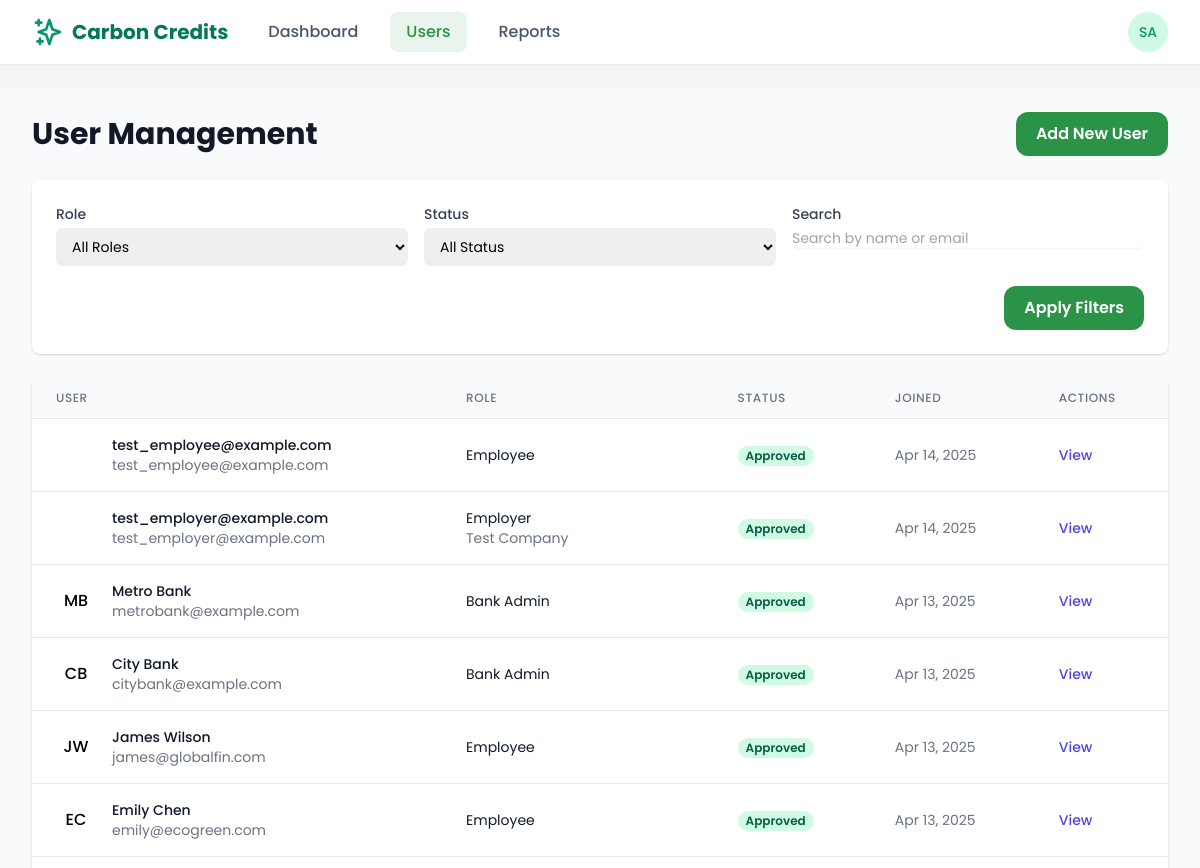
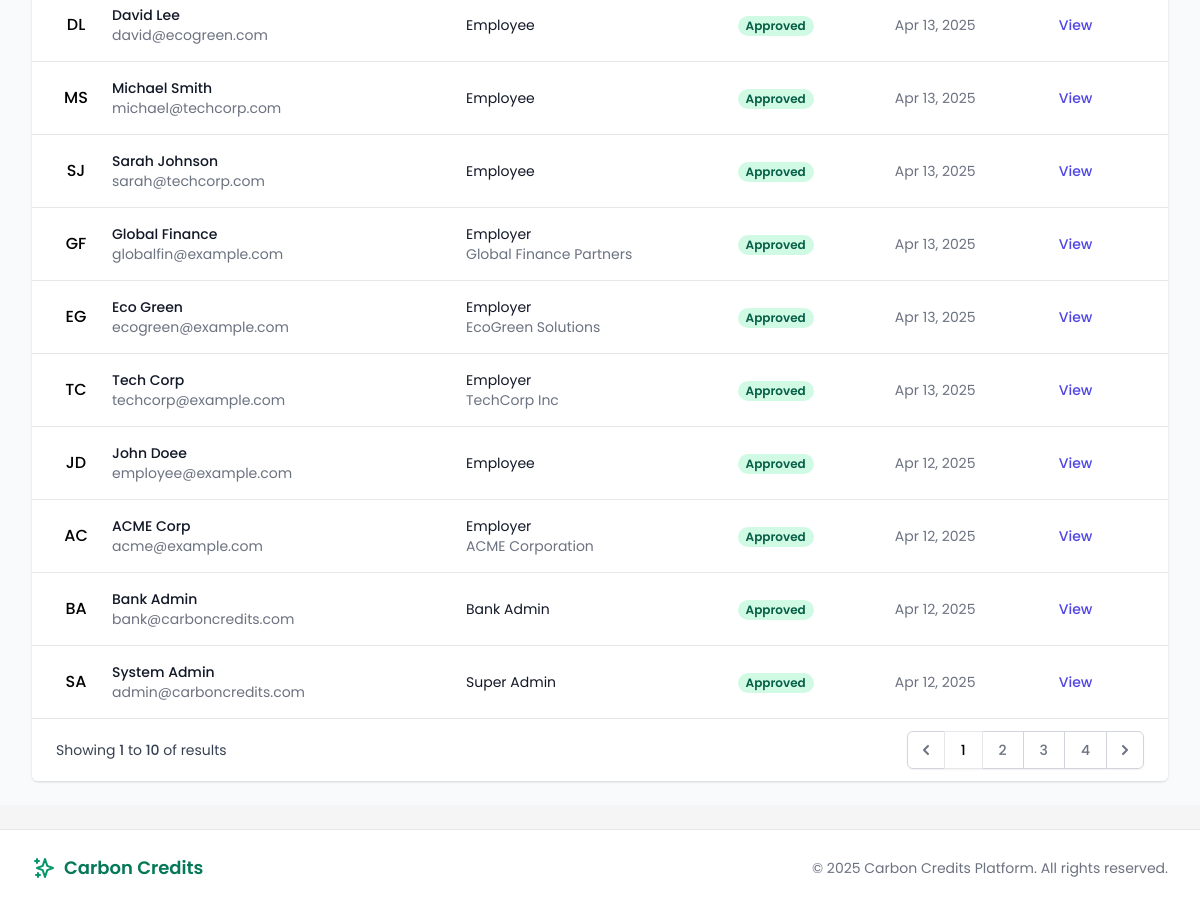
/systemadmin/users/ (signed in), run on the app's committed database (2 pictures, top to bottom).
### users/models.py (models this page shows, shortened)
class CustomUser(AbstractUser):
    is_employee = models.BooleanField(default=False)
    is_employer = models.BooleanField(default=False)
    is_bank_admin = models.BooleanField(default=False)
    is_super_admin = models.BooleanField(default=False)
    email = models.EmailField(_('email address'), unique=True)
    date_joined = models.DateTimeField(default=timezone.now)
    approved = models.BooleanField(default=False)
    USERNAME_FIELD = 'email'
    REQUIRED_FIELDS = ['username', 'first_name', 'last_name']
    class Meta:
        verbose_name = _('user')
        verbose_name_plural = _('users')

class EmployerProfile(models.Model):
    user = models.OneToOneField(
        CustomUser,
        on_delete=models.CASCADE,
        related_name='employer_profile'
    )
    company_name = models.CharField(max_length=100)
    registration_number = models.CharField(max_length=50, unique=True)
    industry = models.CharField(max_length=100)
    approved = models.BooleanField(default=False)
    created_at = models.DateTimeField(default=timezone.now)
    initial_credits_allocated = models.BooleanField(default=False)
    wallet_balance = models.DecimalField(max_digits=10, decimal_places=2, default=0)

### core/views/admin_views.py (the view, shortened to what this page needs)
# urls.py: path('users/', admin_views.users_list, name='admin_users'),
@login_required
@user_passes_test(is_super_admin)
def users_list(request):
    role_filter = request.GET.get('role', '')
    status_filter = request.GET.get('status', '')
    search_query = request.GET.get('search', '')
    sort_by = request.GET.get('sort', 'date_joined')
    sort_dir = request.GET.get('dir', 'desc')
    users_queryset = CustomUser.objects.all()
    if status_filter:
        if status_filter == 'approved':
            users_queryset = users_queryset.filter(approved=True)
        elif status_filter == 'pending':
            users_queryset = users_queryset.filter(approved=False)
    if sort_by == 'name':
        order_field = 'first_name' if sort_dir == 'asc' else '-first_name'
    elif sort_by == 'email':
        order_field = 'email' if sort_dir == 'asc' else '-email'
    elif sort_by == 'role':
        order_field = '-date_joined'
    else:  # default to date_joined
        order_field = 'date_joined' if sort_dir == 'asc' else '-date_joined'
    users_queryset = users_queryset.order_by(order_field)
    users_queryset = users_queryset.prefetch_related(
        'employer_profile',
        'employee_profile',
        'employee_profile__employer'
    )
    page_number = request.GET.get('page', 1)
    paginator = Paginator(users_queryset, 20)  # 20 users per page
    users = paginator.get_page(page_number)
    context = {
        'users': users,
        'role_filter': role_filter,
        'status_filter': status_filter,
        'search_query': search_query,
        'sort_by': sort_by,
        'sort_dir': sort_dir,
        'page_obj': users,
        'total_users': users_queryset.count(),
    }
    return render(request, 'admin/users.html', context)

### core/views/admin_views.py (called while the page is built)
def is_super_admin(user):
    return user.is_authenticated and user.is_super_admin

### templates/admin/users.html (shortened to what this page needs)
{% extends 'base.html' %}
{% load static %}
{% block content %}
<div class="bg-gray-50 min-h-screen">
  <div class="max-w-7xl mx-auto py-6 px-4 sm:px-6 lg:px-8">
    <div class="flex justify-between items-center mb-6">
      <h1 class="text-3xl font-bold text-gray-900">User Management</h1>
      <a href="#" class="btn btn-primary">Add New User</a>
    </div>
    <div class="bg-white shadow px-4 py-5 sm:rounded-lg sm:p-6 mb-6">
      <div class="grid grid-cols-1 gap-y-6 gap-x-4 sm:grid-cols-6">
        <div class="sm:col-span-2">
          <label for="role-filter" class="block text-sm font-medium text-gray-700">Role</label>
          <select id="role-filter" name="role" class="mt-1 block w-full pl-3 pr-10 py-2 text-base border-gray-300 focus:outline-none focus:ring-primary-500 focus:border-primary-500 sm:text-sm rounded-md">
            <option value="">All Roles</option>
          </select>
        </div>
        <div class="sm:col-span-2">
          <label for="status-filter" class="block text-sm font-medium text-gray-700">Status</label>
          <select id="status-filter" name="status" class="mt-1 block w-full pl-3 pr-10 py-2 text-base border-gray-300 focus:outline-none focus:ring-primary-500 focus:border-primary-500 sm:text-sm rounded-md">
            <option value="">All Status</option>
          </select>
        </div>
        <div class="sm:col-span-2">
          <label for="search" class="block text-sm font-medium text-gray-700">Search</label>
          <div class="mt-1 flex rounded-md shadow-sm">
            <input type="text" name="search" id="search" class="focus:ring-primary-500 focus:border-primary-500 flex-1 block w-full rounded-md sm:text-sm border-gray-300" placeholder="Search by name or email">
          </div>
        </div>
      </div>
      <div class="mt-5 flex justify-end">
        <button type="button" class="btn btn-primary" id="apply-filters">Apply Filters</button>
      </div>
    </div>
    <div class="bg-white shadow overflow-hidden sm:rounded-md">
      <table class="min-w-full divide-y divide-gray-200">
        <thead class="bg-gray-50">
          <tr>
            <th scope="col" class="px-6 py-3 text-left text-xs font-medium text-gray-500 uppercase tracking-wider">User</th>
            <th scope="col" class="px-6 py-3 text-left text-xs font-medium text-gray-500 uppercase tracking-wider">Role</th>
            <th scope="col" class="px-6 py-3 text-left text-xs font-medium text-gray-500 uppercase tracking-wider">Status</th>
            <th scope="col" class="px-6 py-3 text-left text-xs font-medium text-gray-500 uppercase tracking-wider">Joined</th>
            <th scope="col" class="px-6 py-3 text-left text-xs font-medium text-gray-500 uppercase tracking-wider">Actions</th>
          </tr>
        </thead>
        <tbody id="users-table-body" class="bg-white divide-y divide-gray-200">
          {% for user in users %}
          <tr id="user-{{ user.id }}">
            <td class="px-6 py-4 whitespace-nowrap">
              <div class="flex items-center">
                <div class="flex-shrink-0 h-10 w-10 bg-primary-100 rounded-full flex items-center justify-center text-primary-600 font-medium">
                  {{ user.first_name|slice:":1" }}{{ user.last_name|slice:":1" }}
                </div>
                <div class="ml-4">
                  <div class="text-sm font-medium text-gray-900">
                    {% if user.first_name or user.last_name %}
                      {{ user.first_name }} {{ user.last_name }}
                    {% else %}
                      {{ user.email }}
                    {% endif %}
                  </div>
                  <div class="text-sm text-gray-500">{{ user.email }}</div>
                </div>
              </div>
            </td>
            <td class="px-6 py-4 whitespace-nowrap">
              <div class="text-sm text-gray-900">
                {% if user.is_super_admin %}Super Admin
                {% elif user.is_bank_admin %}Bank Admin
                {% elif user.is_employer %}Employer
                {% elif user.is_employee %}Employee
                {% else %}Unknown{% endif %}
              </div>
              {% if user.is_employer and user.employer_profile %}
              <div class="text-sm text-gray-500">{{ user.employer_profile.company_name }}</div>
              {% endif %}
            </td>
            <td class="px-6 py-4 whitespace-nowrap">
              <span class="px-2 inline-flex text-xs leading-5 font-semibold rounded-full
                {% if user.approved %}bg-green-100 text-green-800{% else %}bg-yellow-100 text-yellow-800{% endif %}">
                {% if user.approved %}Approved{% else %}Pending{% endif %}
              </span>
            </td>
            <td class="px-6 py-4 whitespace-nowrap text-sm text-gray-500">
              {{ user.date_joined|date:"M d, Y" }}
            </td>
            <td class="px-6 py-4 whitespace-nowrap text-sm font-medium">
              <div class="flex space-x-2">
                <a href="#" class="text-indigo-600 hover:text-indigo-900">View</a>
              </div>
            </td>
          </tr>
          {% empty %}
          <tr>
            <td colspan="5" class="px-6 py-4 whitespace-nowrap text-sm text-gray-500 text-center">
              No users found.
            </td>
          </tr>
          {% endfor %}
        </tbody>
      </table>
      <div class="bg-white px-4 py-3 flex items-center justify-between border-t border-gray-200 sm:px-6">
        <div class="hidden sm:flex-1 sm:flex sm:items-center sm:justify-between">
          <div>
            <p class="text-sm text-gray-700">
              Showing <span class="font-medium">1</span> to <span class="font-medium">10</span> of  results
            </p>
          </div>
          <div>
            <nav class="relative z-0 inline-flex rounded-md shadow-sm -space-x-px" aria-label="Pagination">
              <a href="#" class="relative inline-flex items-center px-2 py-2 rounded-l-md border border-gray-300 bg-white text-sm font-medium text-gray-500 hover:bg-gray-50">
                <svg class="h-5 w-5" xmlns="http://www.w3.org/2000/svg" viewBox="0 0 20 20" fill="currentColor" aria-hidden="true">
                  <path fill-rule="evenodd" d="M12.707 5.293a1 1 0 010 1.414L9.414 10l3.293 3.293a1 1 0 01-1.414 1.414l-4-4a1 1 0 010-1.414l4-4a1 1 0 011.414 0z" clip-rule="evenodd" />
                </svg>
              </a>
              <a href="#" aria-current="page" class="z-10 bg-primary-50 border-primary-500 text-primary-600 relative inline-flex items-center px-4 py-2 border text-sm font-medium">
                1
              </a>
              <a href="#" class="bg-white border-gray-300 text-gray-500 hover:bg-gray-50 relative inline-flex items-center px-4 py-2 border text-sm font-medium">
                2
              </a>
              <a href="#" class="bg-white border-gray-300 text-gray-500 hover:bg-gray-50 relative inline-flex items-center px-4 py-2 border text-sm font-medium">
                3
              </a>
              <a href="#" class="bg-white border-gray-300 text-gray-500 hover:bg-gray-50 relative inline-flex items-center px-4 py-2 border text-sm font-medium">
                4
              </a>
              <a href="#" class="relative inline-flex items-center px-2 py-2 rounded-r-md border border-gray-300 bg-white text-sm font-medium text-gray-500 hover:bg-gray-50">
                <svg class="h-5 w-5" xmlns="http://www.w3.org/2000/svg" viewBox="0 0 20 20" fill="currentColor" aria-hidden="true">
                  <path fill-rule="evenodd" d="M7.293 14.707a1 1 0 010-1.414L10.586 10 7.293 6.707a1 1 0 011.414-1.414l4 4a1 1 0 010 1.414l-4 4a1 1 0 01-1.414 0z" clip-rule="evenodd" />
                </svg>
              </a>
            </nav>
          </div>
        </div>
      </div>
    </div>
  </div>
</div>
{% endblock %}

### templates/base.html (shortened to what this page needs)
{% load static %}
<!DOCTYPE html>
<html lang="en">
<head>
    <link href="https://cdn.jsdelivr.net/npm/tailwindcss@2.2.19/dist/tailwind.min.css" rel="stylesheet">
</head>
<body class="flex flex-col min-h-screen">
    <header class="bg-white shadow-sm sticky top-0 z-50">
        <nav class="max-w-7xl mx-auto px-4 sm:px-6 lg:px-8">
            <div class="flex justify-between h-16">
                <div class="flex">
                    <div class="flex-shrink-0 flex items-center">
                        <a href="{% url 'home' %}" class="flex items-center">
                            <svg xmlns="http://www.w3.org/2000/svg" class="h-8 w-8 text-green-600" fill="none" viewBox="0 0 24 24" stroke="currentColor">
                                <path stroke-linecap="round" stroke-linejoin="round" stroke-width="2" d="M5 3v4M3 5h4M6 17v4m-2-2h4m5-16l2.286 6.857L21 12l-5.714 2.143L13 21l-2.286-6.857L5 12l5.714-2.143L13 3z" />
                            </svg>
                            <span class="ml-2 text-xl font-bold text-green-700">Carbon Credits</span>
                        </a>
                    </div>
                    {% if user.is_authenticated %}
                    <div class="hidden sm:ml-6 sm:flex sm:space-x-4 items-center">
                        {% if user.is_super_admin %}
                        <a href="{% url 'admin_dashboard' %}" class="nav-link {% if request.resolver_match.url_name == 'admin_dashboard' %}active{% endif %}">Dashboard</a>
                        <a href="{% url 'admin_users' %}" class="nav-link {% if request.resolver_match.url_name == 'admin_users' %}active{% endif %}">Users</a>
                        <a href="{% url 'admin_reports' %}" class="nav-link {% if request.resolver_match.url_name == 'admin_reports' %}active{% endif %}">Reports</a>
                        {% endif %}
                    </div>
                    {% endif %}
                </div>
                <div class="flex items-center">
                    {% if user.is_authenticated %}
                    <div class="ml-3 relative">
                        <div>
                            <button type="button" class="bg-white rounded-full flex text-sm focus:outline-none focus:ring-2 focus:ring-offset-2 focus:ring-green-500" id="user-menu-button" aria-expanded="false" aria-haspopup="true">
                                <div class="h-10 w-10 rounded-full bg-green-100 flex items-center justify-center text-green-600 font-medium">
                                    {{ user.first_name|slice:":1" }}{{ user.last_name|slice:":1" }}
                                </div>
                            </button>
                        </div>
                    </div>
                    {% else %}
                    <a href="{% url 'login' %}" class="btn-secondary">Log in</a>
                    <a href="{% url 'register' %}" class="ml-3 btn-primary">Register</a>
                    {% endif %}
                </div>
            </div>
        </nav>
    </header>
    <main class="flex-grow py-6">
        {% block content %}{% endblock %}
    </main>
    <footer class="bg-white py-6 border-t border-gray-200 mt-auto">
        <div class="max-w-7xl mx-auto px-4 sm:px-6 lg:px-8">
            <div class="flex flex-col md:flex-row md:justify-between items-center">
                <div class="flex items-center mb-4 md:mb-0">
                    <svg xmlns="http://www.w3.org/2000/svg" class="h-6 w-6 text-green-600" fill="none" viewBox="0 0 24 24" stroke="currentColor">
                        <path stroke-linecap="round" stroke-linejoin="round" stroke-width="2" d="M5 3v4M3 5h4M6 17v4m-2-2h4m5-16l2.286 6.857L21 12l-5.714 2.143L13 21l-2.286-6.857L5 12l5.714-2.143L13 3z" />
                    </svg>
                    <span class="ml-2 text-lg font-semibold text-green-700">Carbon Credits</span>
                </div>
                <p class="text-center text-gray-500 text-sm">
                    &copy; {% now "Y" %} Carbon Credits Platform. All rights reserved.
                </p>
            </div>
        </div>
    </footer>
</body>
</html>

### templates/base.html (style rules this page uses)
:root { --primary: #2B9348; --secondary: #55A630; --neutral-dark: #1C1C1C; --light-bg: #F5F5F5; --accent: #F9DC5C; --secondary-accent: #70A9A1; --cta-blue: #1E88E5; }
body { font-family: 'Poppins', sans-serif; background-color: var(--light-bg); }
.btn-primary { background-color: var(--primary); color: white; border-radius: 12px; padding: 10px 20px; font-weight: 600; transition: all 0.3s ease; display: inline-flex; align-items: center; gap: 8px; }
.nav-link { color: #4A5568; font-weight: 500; transition: all 0.2s ease; padding: 0.5rem 1rem; border-radius: 8px; }
.nav-link:hover, .nav-link.active { color: var(--primary); background-color: rgba(43, 147, 72, 0.1); }

### data on the page
CustomUser: first_name "S", last_name "A", first_name "System", last_name "Admin", email "admin@carboncredits.com", is_super_admin "Super Admin", approved "Approved", date_joined "Apr 12, 2025"
CustomUser: email "test_employee@example.com", is_super_admin "Employee", approved "Approved", date_joined "Apr 14, 2025"
CustomUser: email "test_employer@example.com", is_super_admin "Employer", employer_profile.company_name "Test Company", approved "Approved", date_joined "Apr 14, 2025"
CustomUser: first_name "M", last_name "B", first_name "Metro", last_name "Bank", email "metrobank@example.com", is_super_admin "Bank Admin", approved "Approved", date_joined "Apr 13, 2025"
CustomUser: first_name "C", last_name "B", first_name "City", last_name "Bank", email "citybank@example.com", is_super_admin "Bank Admin", approved "Approved", date_joined "Apr 13, 2025"
CustomUser: first_name "J", last_name "W", first_name "James", last_name "Wilson", email "james@globalfin.com", is_super_admin "Employee", approved "Approved", date_joined "Apr 13, 2025"
CustomUser: first_name "E", last_name "C", first_name "Emily", last_name "Chen", email "emily@ecogreen.com", is_super_admin "Employee", approved "Approved", date_joined "Apr 13, 2025"
CustomUser: first_name "D", last_name "L", first_name "David", last_name "Lee", email "david@ecogreen.com", is_super_admin "Employee", approved "Approved", date_joined "Apr 13, 2025"
CustomUser: first_name "M", last_name "S", first_name "Michael", last_name "Smith", email "michael@techcorp.com", is_super_admin "Employee", approved "Approved", date_joined "Apr 13, 2025"
CustomUser: first_name "S", last_name "J", first_name "Sarah", last_name "Johnson", email "sarah@techcorp.com", is_super_admin "Employee", approved "Approved", date_joined "Apr 13, 2025"
CustomUser: first_name "G", last_name "F", first_name "Global", last_name "Finance", email "globalfin@example.com", is_super_admin "Employer", employer_profile.company_name "Global Finance Partners", approved "Approved", date_joined "Apr 13, 2025"
CustomUser: first_name "E", last_name "G", first_name "Eco", last_name "Green", email "ecogreen@example.com", is_super_admin "Employer", employer_profile.company_name "EcoGreen Solutions", approved "Approved", date_joined "Apr 13, 2025"
CustomUser: first_name "T", last_name "C", first_name "Tech", last_name "Corp", email "techcorp@example.com", is_super_admin "Employer", employer_profile.company_name "TechCorp Inc", approved "Approved", date_joined "Apr 13, 2025"
CustomUser: first_name "J", last_name "D", first_name "John", last_name "Doee", email "employee@example.com", is_super_admin "Employee", approved "Approved", date_joined "Apr 12, 2025"
CustomUser: first_name "A", last_name "C", first_name "ACME", last_name "Corp", email "acme@example.com", is_super_admin "Employer", employer_profile.company_name "ACME Corporation", approved "Approved", date_joined "Apr 12, 2025"
CustomUser: first_name "B", last_name "A", first_name "Bank", last_name "Admin", email "bank@carboncredits.com", is_super_admin "Bank Admin", approved "Approved", date_joined "Apr 12, 2025"
